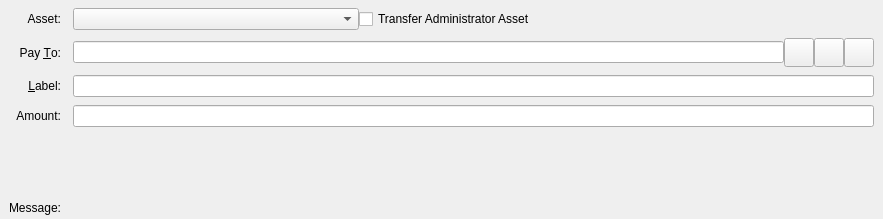
<?xml version="1.0" encoding="UTF-8"?>
<ui version="4.0">
 <class>SendAssetsEntry</class>
 <widget class="QStackedWidget" name="SendAssetsEntry">
  <property name="geometry">
   <rect>
    <x>0</x>
    <y>0</y>
    <width>883</width>
    <height>219</height>
   </rect>
  </property>
  <property name="focusPolicy">
   <enum>Qt::TabFocus</enum>
  </property>
  <property name="autoFillBackground">
   <bool>false</bool>
  </property>
  <property name="currentIndex">
   <number>0</number>
  </property>
  <widget class="QFrame" name="SendCoins">
   <property name="toolTip">
    <string>This is an asset payment</string>
   </property>
   <property name="frameShape">
    <enum>QFrame::NoFrame</enum>
   </property>
   <layout class="QGridLayout" name="gridLayout">
    <property name="topMargin">
     <number>8</number>
    </property>
    <property name="bottomMargin">
     <number>4</number>
    </property>
    <property name="horizontalSpacing">
     <number>12</number>
    </property>
    <property name="verticalSpacing">
     <number>8</number>
    </property>
    <item row="6" column="1">
     <widget class="QLabel" name="assetAmountLabel">
      <property name="text">
       <string/>
      </property>
      <property name="alignment">
       <set>Qt::AlignRight|Qt::AlignTrailing|Qt::AlignVCenter</set>
      </property>
     </widget>
    </item>
    <item row="7" column="1">
     <widget class="QLabel" name="ownershipWarningMessage">
      <property name="text">
       <string/>
      </property>
     </widget>
    </item>
    <item row="1" column="0">
     <widget class="QLabel" name="assetBoxLabel">
      <property name="text">
       <string>Asset:</string>
      </property>
      <property name="alignment">
       <set>Qt::AlignRight|Qt::AlignTrailing|Qt::AlignVCenter</set>
      </property>
     </widget>
    </item>
    <item row="2" column="0">
     <widget class="QLabel" name="payToLabel">
      <property name="text">
       <string>Pay &amp;To:</string>
      </property>
      <property name="alignment">
       <set>Qt::AlignRight|Qt::AlignTrailing|Qt::AlignVCenter</set>
      </property>
      <property name="buddy">
       <cstring>payTo</cstring>
      </property>
     </widget>
    </item>
    <item row="4" column="0">
     <widget class="QLabel" name="amountLabel">
      <property name="text">
       <string>Amount:</string>
      </property>
      <property name="alignment">
       <set>Qt::AlignRight|Qt::AlignTrailing|Qt::AlignVCenter</set>
      </property>
     </widget>
    </item>
    <item row="4" column="1">
     <layout class="QHBoxLayout" name="horizontalLayoutAmount" stretch="0">
      <item>
       <widget class="AssetAmountField" name="payAssetAmount"/>
      </item>
     </layout>
    </item>
    <item row="3" column="0">
     <widget class="QLabel" name="labellLabel">
      <property name="text">
       <string>&amp;Label:</string>
      </property>
      <property name="alignment">
       <set>Qt::AlignRight|Qt::AlignTrailing|Qt::AlignVCenter</set>
      </property>
      <property name="buddy">
       <cstring>addAsLabel</cstring>
      </property>
     </widget>
    </item>
    <item row="9" column="0">
     <widget class="QLabel" name="messageLabel">
      <property name="text">
       <string>Message:</string>
      </property>
      <property name="alignment">
       <set>Qt::AlignRight|Qt::AlignTrailing|Qt::AlignVCenter</set>
      </property>
     </widget>
    </item>
    <item row="1" column="1">
     <layout class="QHBoxLayout" name="horizontalLayout_3">
      <property name="spacing">
       <number>0</number>
      </property>
      <item>
       <widget class="QComboBox" name="assetSelectionBox">
        <property name="minimumContentsLength">
         <number>32</number>
        </property>
       </widget>
      </item>
      <item>
       <widget class="QCheckBox" name="administratorCheckbox">
        <property name="text">
         <string>Transfer Administrator Asset</string>
        </property>
       </widget>
      </item>
      <item>
       <spacer name="horizontalSpacer">
        <property name="orientation">
         <enum>Qt::Horizontal</enum>
        </property>
        <property name="sizeHint" stdset="0">
         <size>
          <width>40</width>
          <height>20</height>
         </size>
        </property>
       </spacer>
      </item>
     </layout>
    </item>
    <item row="2" column="1">
     <layout class="QHBoxLayout" name="payToLayout">
      <property name="spacing">
       <number>0</number>
      </property>
      <item>
       <widget class="QValidatedLineEdit" name="payTo">
        <property name="toolTip">
         <string>The Alphacon address to send the payment to</string>
        </property>
       </widget>
      </item>
      <item>
       <widget class="QToolButton" name="addressBookButton">
        <property name="toolTip">
         <string>Choose previously used address</string>
        </property>
        <property name="text">
         <string/>
        </property>
        <property name="icon">
         <iconset resource="../alphacon.qrc">
          <normaloff>:/icons/address-book</normaloff>:/icons/address-book</iconset>
        </property>
        <property name="iconSize">
         <size>
          <width>22</width>
          <height>22</height>
         </size>
        </property>
        <property name="shortcut">
         <string>Alt+A</string>
        </property>
       </widget>
      </item>
      <item>
       <widget class="QToolButton" name="pasteButton">
        <property name="toolTip">
         <string>Paste address from clipboard</string>
        </property>
        <property name="text">
         <string/>
        </property>
        <property name="icon">
         <iconset resource="../alphacon.qrc">
          <normaloff>:/icons/editpaste</normaloff>:/icons/editpaste</iconset>
        </property>
        <property name="iconSize">
         <size>
          <width>22</width>
          <height>22</height>
         </size>
        </property>
        <property name="shortcut">
         <string>Alt+P</string>
        </property>
       </widget>
      </item>
      <item>
       <widget class="QToolButton" name="deleteButton">
        <property name="toolTip">
         <string>Remove this entry</string>
        </property>
        <property name="text">
         <string/>
        </property>
        <property name="icon">
         <iconset resource="../alphacon.qrc">
          <normaloff>:/icons/remove</normaloff>:/icons/remove</iconset>
        </property>
        <property name="iconSize">
         <size>
          <width>22</width>
          <height>22</height>
         </size>
        </property>
       </widget>
      </item>
     </layout>
    </item>
    <item row="3" column="1">
     <widget class="QLineEdit" name="addAsLabel">
      <property name="toolTip">
       <string>Enter a label for this address to add it to the list of used addresses</string>
      </property>
     </widget>
    </item>
    <item row="8" column="1">
     <widget class="QLabel" name="messageTextLabel">
      <property name="toolTip">
       <string>A message that was attached to the alphacon: URI which will be stored with the transaction for your reference. Note: This message will not be sent over the Alphacon network.</string>
      </property>
      <property name="textFormat">
       <enum>Qt::PlainText</enum>
      </property>
     </widget>
    </item>
   </layout>
  </widget>
  <widget class="QFrame" name="SendCoins_UnauthenticatedPaymentRequest">
   <property name="palette">
    <palette>
     <active>
      <colorrole role="WindowText">
       <brush brushstyle="SolidPattern">
        <color alpha="255">
         <red>0</red>
         <green>0</green>
         <blue>0</blue>
        </color>
       </brush>
      </colorrole>
      <colorrole role="Button">
       <brush brushstyle="SolidPattern">
        <color alpha="255">
         <red>255</red>
         <green>255</green>
         <blue>127</blue>
        </color>
       </brush>
      </colorrole>
      <colorrole role="Light">
       <brush brushstyle="SolidPattern">
        <color alpha="255">
         <red>255</red>
         <green>255</green>
         <blue>255</blue>
        </color>
       </brush>
      </colorrole>
      <colorrole role="Midlight">
       <brush brushstyle="SolidPattern">
        <color alpha="255">
         <red>255</red>
         <green>255</green>
         <blue>191</blue>
        </color>
       </brush>
      </colorrole>
      <colorrole role="Dark">
       <brush brushstyle="SolidPattern">
        <color alpha="255">
         <red>127</red>
         <green>127</green>
         <blue>63</blue>
        </color>
       </brush>
      </colorrole>
      <colorrole role="Mid">
       <brush brushstyle="SolidPattern">
        <color alpha="255">
         <red>170</red>
         <green>170</green>
         <blue>84</blue>
        </color>
       </brush>
      </colorrole>
      <colorrole role="Text">
       <brush brushstyle="SolidPattern">
        <color alpha="255">
         <red>0</red>
         <green>0</green>
         <blue>0</blue>
        </color>
       </brush>
      </colorrole>
      <colorrole role="BrightText">
       <brush brushstyle="SolidPattern">
        <color alpha="255">
         <red>255</red>
         <green>255</green>
         <blue>255</blue>
        </color>
       </brush>
      </colorrole>
      <colorrole role="ButtonText">
       <brush brushstyle="SolidPattern">
        <color alpha="255">
         <red>0</red>
         <green>0</green>
         <blue>0</blue>
        </color>
       </brush>
      </colorrole>
      <colorrole role="Base">
       <brush brushstyle="SolidPattern">
        <color alpha="255">
         <red>255</red>
         <green>255</green>
         <blue>255</blue>
        </color>
       </brush>
      </colorrole>
      <colorrole role="Window">
       <brush brushstyle="SolidPattern">
        <color alpha="255">
         <red>255</red>
         <green>255</green>
         <blue>127</blue>
        </color>
       </brush>
      </colorrole>
      <colorrole role="Shadow">
       <brush brushstyle="SolidPattern">
        <color alpha="255">
         <red>0</red>
         <green>0</green>
         <blue>0</blue>
        </color>
       </brush>
      </colorrole>
      <colorrole role="AlternateBase">
       <brush brushstyle="SolidPattern">
        <color alpha="255">
         <red>255</red>
         <green>255</green>
         <blue>191</blue>
        </color>
       </brush>
      </colorrole>
      <colorrole role="ToolTipBase">
       <brush brushstyle="SolidPattern">
        <color alpha="255">
         <red>255</red>
         <green>255</green>
         <blue>220</blue>
        </color>
       </brush>
      </colorrole>
      <colorrole role="ToolTipText">
       <brush brushstyle="SolidPattern">
        <color alpha="255">
         <red>0</red>
         <green>0</green>
         <blue>0</blue>
        </color>
       </brush>
      </colorrole>
     </active>
     <inactive>
      <colorrole role="WindowText">
       <brush brushstyle="SolidPattern">
        <color alpha="255">
         <red>0</red>
         <green>0</green>
         <blue>0</blue>
        </color>
       </brush>
      </colorrole>
      <colorrole role="Button">
       <brush brushstyle="SolidPattern">
        <color alpha="255">
         <red>255</red>
         <green>255</green>
         <blue>127</blue>
        </color>
       </brush>
      </colorrole>
      <colorrole role="Light">
       <brush brushstyle="SolidPattern">
        <color alpha="255">
         <red>255</red>
         <green>255</green>
         <blue>255</blue>
        </color>
       </brush>
      </colorrole>
      <colorrole role="Midlight">
       <brush brushstyle="SolidPattern">
        <color alpha="255">
         <red>255</red>
         <green>255</green>
         <blue>191</blue>
        </color>
       </brush>
      </colorrole>
      <colorrole role="Dark">
       <brush brushstyle="SolidPattern">
        <color alpha="255">
         <red>127</red>
         <green>127</green>
         <blue>63</blue>
        </color>
       </brush>
      </colorrole>
      <colorrole role="Mid">
       <brush brushstyle="SolidPattern">
        <color alpha="255">
         <red>170</red>
         <green>170</green>
         <blue>84</blue>
        </color>
       </brush>
      </colorrole>
      <colorrole role="Text">
       <brush brushstyle="SolidPattern">
        <color alpha="255">
         <red>0</red>
         <green>0</green>
         <blue>0</blue>
        </color>
       </brush>
      </colorrole>
      <colorrole role="BrightText">
       <brush brushstyle="SolidPattern">
        <color alpha="255">
         <red>255</red>
         <green>255</green>
         <blue>255</blue>
        </color>
       </brush>
      </colorrole>
      <colorrole role="ButtonText">
       <brush brushstyle="SolidPattern">
        <color alpha="255">
         <red>0</red>
         <green>0</green>
         <blue>0</blue>
        </color>
       </brush>
      </colorrole>
      <colorrole role="Base">
       <brush brushstyle="SolidPattern">
        <color alpha="255">
         <red>255</red>
         <green>255</green>
         <blue>255</blue>
        </color>
       </brush>
      </colorrole>
      <colorrole role="Window">
       <brush brushstyle="SolidPattern">
        <color alpha="255">
         <red>255</red>
         <green>255</green>
         <blue>127</blue>
        </color>
       </brush>
      </colorrole>
      <colorrole role="Shadow">
       <brush brushstyle="SolidPattern">
        <color alpha="255">
         <red>0</red>
         <green>0</green>
         <blue>0</blue>
        </color>
       </brush>
      </colorrole>
      <colorrole role="AlternateBase">
       <brush brushstyle="SolidPattern">
        <color alpha="255">
         <red>255</red>
         <green>255</green>
         <blue>191</blue>
        </color>
       </brush>
      </colorrole>
      <colorrole role="ToolTipBase">
       <brush brushstyle="SolidPattern">
        <color alpha="255">
         <red>255</red>
         <green>255</green>
         <blue>220</blue>
        </color>
       </brush>
      </colorrole>
      <colorrole role="ToolTipText">
       <brush brushstyle="SolidPattern">
        <color alpha="255">
         <red>0</red>
         <green>0</green>
         <blue>0</blue>
        </color>
       </brush>
      </colorrole>
     </inactive>
     <disabled>
      <colorrole role="WindowText">
       <brush brushstyle="SolidPattern">
        <color alpha="255">
         <red>127</red>
         <green>127</green>
         <blue>63</blue>
        </color>
       </brush>
      </colorrole>
      <colorrole role="Button">
       <brush brushstyle="SolidPattern">
        <color alpha="255">
         <red>255</red>
         <green>255</green>
         <blue>127</blue>
        </color>
       </brush>
      </colorrole>
      <colorrole role="Light">
       <brush brushstyle="SolidPattern">
        <color alpha="255">
         <red>255</red>
         <green>255</green>
         <blue>255</blue>
        </color>
       </brush>
      </colorrole>
      <colorrole role="Midlight">
       <brush brushstyle="SolidPattern">
        <color alpha="255">
         <red>255</red>
         <green>255</green>
         <blue>191</blue>
        </color>
       </brush>
      </colorrole>
      <colorrole role="Dark">
       <brush brushstyle="SolidPattern">
        <color alpha="255">
         <red>127</red>
         <green>127</green>
         <blue>63</blue>
        </color>
       </brush>
      </colorrole>
      <colorrole role="Mid">
       <brush brushstyle="SolidPattern">
        <color alpha="255">
         <red>170</red>
         <green>170</green>
         <blue>84</blue>
        </color>
       </brush>
      </colorrole>
      <colorrole role="Text">
       <brush brushstyle="SolidPattern">
        <color alpha="255">
         <red>127</red>
         <green>127</green>
         <blue>63</blue>
        </color>
       </brush>
      </colorrole>
      <colorrole role="BrightText">
       <brush brushstyle="SolidPattern">
        <color alpha="255">
         <red>255</red>
         <green>255</green>
         <blue>255</blue>
        </color>
       </brush>
      </colorrole>
      <colorrole role="ButtonText">
       <brush brushstyle="SolidPattern">
        <color alpha="255">
         <red>127</red>
         <green>127</green>
         <blue>63</blue>
        </color>
       </brush>
      </colorrole>
      <colorrole role="Base">
       <brush brushstyle="SolidPattern">
        <color alpha="255">
         <red>255</red>
         <green>255</green>
         <blue>127</blue>
        </color>
       </brush>
      </colorrole>
      <colorrole role="Window">
       <brush brushstyle="SolidPattern">
        <color alpha="255">
         <red>255</red>
         <green>255</green>
         <blue>127</blue>
        </color>
       </brush>
      </colorrole>
      <colorrole role="Shadow">
       <brush brushstyle="SolidPattern">
        <color alpha="255">
         <red>0</red>
         <green>0</green>
         <blue>0</blue>
        </color>
       </brush>
      </colorrole>
      <colorrole role="AlternateBase">
       <brush brushstyle="SolidPattern">
        <color alpha="255">
         <red>255</red>
         <green>255</green>
         <blue>127</blue>
        </color>
       </brush>
      </colorrole>
      <colorrole role="ToolTipBase">
       <brush brushstyle="SolidPattern">
        <color alpha="255">
         <red>255</red>
         <green>255</green>
         <blue>220</blue>
        </color>
       </brush>
      </colorrole>
      <colorrole role="ToolTipText">
       <brush brushstyle="SolidPattern">
        <color alpha="255">
         <red>0</red>
         <green>0</green>
         <blue>0</blue>
        </color>
       </brush>
      </colorrole>
     </disabled>
    </palette>
   </property>
   <property name="toolTip">
    <string>This is an unauthenticated payment request.</string>
   </property>
   <property name="autoFillBackground">
    <bool>true</bool>
   </property>
   <property name="frameShape">
    <enum>QFrame::NoFrame</enum>
   </property>
   <layout class="QGridLayout" name="gridLayout_is">
    <property name="spacing">
     <number>12</number>
    </property>
    <item row="0" column="0">
     <widget class="QLabel" name="payToLabel_is">
      <property name="text">
       <string>Pay To:</string>
      </property>
      <property name="alignment">
       <set>Qt::AlignRight|Qt::AlignTrailing|Qt::AlignVCenter</set>
      </property>
     </widget>
    </item>
    <item row="0" column="1">
     <layout class="QHBoxLayout" name="payToLayout_is">
      <property name="spacing">
       <number>0</number>
      </property>
      <item>
       <widget class="QLabel" name="payTo_is"/>
      </item>
      <item>
       <widget class="QToolButton" name="deleteButton_is">
        <property name="toolTip">
         <string>Remove this entry</string>
        </property>
        <property name="text">
         <string/>
        </property>
        <property name="icon">
         <iconset resource="../alphacon.qrc">
          <normaloff>:/icons/remove</normaloff>:/icons/remove</iconset>
        </property>
       </widget>
      </item>
     </layout>
    </item>
    <item row="1" column="0">
     <widget class="QLabel" name="memoLabel_is">
      <property name="text">
       <string>Memo:</string>
      </property>
      <property name="alignment">
       <set>Qt::AlignRight|Qt::AlignTrailing|Qt::AlignVCenter</set>
      </property>
     </widget>
    </item>
    <item row="1" column="1">
     <widget class="QLabel" name="memoTextLabel_is">
      <property name="textFormat">
       <enum>Qt::PlainText</enum>
      </property>
     </widget>
    </item>
    <item row="2" column="0">
     <widget class="QLabel" name="amountLabel_is">
      <property name="text">
       <string>A&amp;mount:</string>
      </property>
      <property name="alignment">
       <set>Qt::AlignRight|Qt::AlignTrailing|Qt::AlignVCenter</set>
      </property>
      <property name="buddy">
       <cstring>payAmount_is</cstring>
      </property>
     </widget>
    </item>
    <item row="2" column="1">
     <widget class="QLineEdit" name="payAmount_is">
      <property name="acceptDrops">
       <bool>false</bool>
      </property>
     </widget>
    </item>
   </layout>
  </widget>
  <widget class="QFrame" name="SendCoins_AuthenticatedPaymentRequest">
   <property name="palette">
    <palette>
     <active>
      <colorrole role="WindowText">
       <brush brushstyle="SolidPattern">
        <color alpha="255">
         <red>0</red>
         <green>0</green>
         <blue>0</blue>
        </color>
       </brush>
      </colorrole>
      <colorrole role="Button">
       <brush brushstyle="SolidPattern">
        <color alpha="255">
         <red>140</red>
         <green>232</green>
         <blue>119</blue>
        </color>
       </brush>
      </colorrole>
      <colorrole role="Light">
       <brush brushstyle="SolidPattern">
        <color alpha="255">
         <red>230</red>
         <green>255</green>
         <blue>224</blue>
        </color>
       </brush>
      </colorrole>
      <colorrole role="Midlight">
       <brush brushstyle="SolidPattern">
        <color alpha="255">
         <red>185</red>
         <green>243</green>
         <blue>171</blue>
        </color>
       </brush>
      </colorrole>
      <colorrole role="Dark">
       <brush brushstyle="SolidPattern">
        <color alpha="255">
         <red>70</red>
         <green>116</green>
         <blue>59</blue>
        </color>
       </brush>
      </colorrole>
      <colorrole role="Mid">
       <brush brushstyle="SolidPattern">
        <color alpha="255">
         <red>93</red>
         <green>155</green>
         <blue>79</blue>
        </color>
       </brush>
      </colorrole>
      <colorrole role="Text">
       <brush brushstyle="SolidPattern">
        <color alpha="255">
         <red>0</red>
         <green>0</green>
         <blue>0</blue>
        </color>
       </brush>
      </colorrole>
      <colorrole role="BrightText">
       <brush brushstyle="SolidPattern">
        <color alpha="255">
         <red>155</red>
         <green>255</green>
         <blue>147</blue>
        </color>
       </brush>
      </colorrole>
      <colorrole role="ButtonText">
       <brush brushstyle="SolidPattern">
        <color alpha="255">
         <red>0</red>
         <green>0</green>
         <blue>0</blue>
        </color>
       </brush>
      </colorrole>
      <colorrole role="Base">
       <brush brushstyle="SolidPattern">
        <color alpha="255">
         <red>119</red>
         <green>255</green>
         <blue>233</blue>
        </color>
       </brush>
      </colorrole>
      <colorrole role="Window">
       <brush brushstyle="SolidPattern">
        <color alpha="255">
         <red>140</red>
         <green>232</green>
         <blue>119</blue>
        </color>
       </brush>
      </colorrole>
      <colorrole role="Shadow">
       <brush brushstyle="SolidPattern">
        <color alpha="255">
         <red>0</red>
         <green>0</green>
         <blue>0</blue>
        </color>
       </brush>
      </colorrole>
      <colorrole role="AlternateBase">
       <brush brushstyle="SolidPattern">
        <color alpha="255">
         <red>197</red>
         <green>243</green>
         <blue>187</blue>
        </color>
       </brush>
      </colorrole>
      <colorrole role="NoRole">
       <brush brushstyle="SolidPattern">
        <color alpha="255">
         <red>125</red>
         <green>194</green>
         <blue>122</blue>
        </color>
       </brush>
      </colorrole>
      <colorrole role="ToolTipBase">
       <brush brushstyle="SolidPattern">
        <color alpha="255">
         <red>255</red>
         <green>255</green>
         <blue>220</blue>
        </color>
       </brush>
      </colorrole>
      <colorrole role="ToolTipText">
       <brush brushstyle="SolidPattern">
        <color alpha="255">
         <red>0</red>
         <green>0</green>
         <blue>0</blue>
        </color>
       </brush>
      </colorrole>
     </active>
     <inactive>
      <colorrole role="WindowText">
       <brush brushstyle="SolidPattern">
        <color alpha="255">
         <red>0</red>
         <green>0</green>
         <blue>0</blue>
        </color>
       </brush>
      </colorrole>
      <colorrole role="Button">
       <brush brushstyle="SolidPattern">
        <color alpha="255">
         <red>140</red>
         <green>232</green>
         <blue>119</blue>
        </color>
       </brush>
      </colorrole>
      <colorrole role="Light">
       <brush brushstyle="SolidPattern">
        <color alpha="255">
         <red>230</red>
         <green>255</green>
         <blue>224</blue>
        </color>
       </brush>
      </colorrole>
      <colorrole role="Midlight">
       <brush brushstyle="SolidPattern">
        <color alpha="255">
         <red>185</red>
         <green>243</green>
         <blue>171</blue>
        </color>
       </brush>
      </colorrole>
      <colorrole role="Dark">
       <brush brushstyle="SolidPattern">
        <color alpha="255">
         <red>70</red>
         <green>116</green>
         <blue>59</blue>
        </color>
       </brush>
      </colorrole>
      <colorrole role="Mid">
       <brush brushstyle="SolidPattern">
        <color alpha="255">
         <red>93</red>
         <green>155</green>
         <blue>79</blue>
        </color>
       </brush>
      </colorrole>
      <colorrole role="Text">
       <brush brushstyle="SolidPattern">
        <color alpha="255">
         <red>0</red>
         <green>0</green>
         <blue>0</blue>
        </color>
       </brush>
      </colorrole>
      <colorrole role="BrightText">
       <brush brushstyle="SolidPattern">
        <color alpha="255">
         <red>155</red>
         <green>255</green>
         <blue>147</blue>
        </color>
       </brush>
      </colorrole>
      <colorrole role="ButtonText">
       <brush brushstyle="SolidPattern">
        <color alpha="255">
         <red>0</red>
         <green>0</green>
         <blue>0</blue>
        </color>
       </brush>
      </colorrole>
      <colorrole role="Base">
       <brush brushstyle="SolidPattern">
        <color alpha="255">
         <red>119</red>
         <green>255</green>
         <blue>233</blue>
        </color>
       </brush>
      </colorrole>
      <colorrole role="Window">
       <brush brushstyle="SolidPattern">
        <color alpha="255">
         <red>140</red>
         <green>232</green>
         <blue>119</blue>
        </color>
       </brush>
      </colorrole>
      <colorrole role="Shadow">
       <brush brushstyle="SolidPattern">
        <color alpha="255">
         <red>0</red>
         <green>0</green>
         <blue>0</blue>
        </color>
       </brush>
      </colorrole>
      <colorrole role="AlternateBase">
       <brush brushstyle="SolidPattern">
        <color alpha="255">
         <red>197</red>
         <green>243</green>
         <blue>187</blue>
        </color>
       </brush>
      </colorrole>
      <colorrole role="NoRole">
       <brush brushstyle="SolidPattern">
        <color alpha="255">
         <red>125</red>
         <green>194</green>
         <blue>122</blue>
        </color>
       </brush>
      </colorrole>
      <colorrole role="ToolTipBase">
       <brush brushstyle="SolidPattern">
        <color alpha="255">
         <red>255</red>
         <green>255</green>
         <blue>220</blue>
        </color>
       </brush>
      </colorrole>
      <colorrole role="ToolTipText">
       <brush brushstyle="SolidPattern">
        <color alpha="255">
         <red>0</red>
         <green>0</green>
         <blue>0</blue>
        </color>
       </brush>
      </colorrole>
     </inactive>
     <disabled>
      <colorrole role="WindowText">
       <brush brushstyle="SolidPattern">
        <color alpha="255">
         <red>70</red>
         <green>116</green>
         <blue>59</blue>
        </color>
       </brush>
      </colorrole>
      <colorrole role="Button">
       <brush brushstyle="SolidPattern">
        <color alpha="255">
         <red>140</red>
         <green>232</green>
         <blue>119</blue>
        </color>
       </brush>
      </colorrole>
      <colorrole role="Light">
       <brush brushstyle="SolidPattern">
        <color alpha="255">
         <red>230</red>
         <green>255</green>
         <blue>224</blue>
        </color>
       </brush>
      </colorrole>
      <colorrole role="Midlight">
       <brush brushstyle="SolidPattern">
        <color alpha="255">
         <red>185</red>
         <green>243</green>
         <blue>171</blue>
        </color>
       </brush>
      </colorrole>
      <colorrole role="Dark">
       <brush brushstyle="SolidPattern">
        <color alpha="255">
         <red>70</red>
         <green>116</green>
         <blue>59</blue>
        </color>
       </brush>
      </colorrole>
      <colorrole role="Mid">
       <brush brushstyle="SolidPattern">
        <color alpha="255">
         <red>93</red>
         <green>155</green>
         <blue>79</blue>
        </color>
       </brush>
      </colorrole>
      <colorrole role="Text">
       <brush brushstyle="SolidPattern">
        <color alpha="255">
         <red>70</red>
         <green>116</green>
         <blue>59</blue>
        </color>
       </brush>
      </colorrole>
      <colorrole role="BrightText">
       <brush brushstyle="SolidPattern">
        <color alpha="255">
         <red>155</red>
         <green>255</green>
         <blue>147</blue>
        </color>
       </brush>
      </colorrole>
      <colorrole role="ButtonText">
       <brush brushstyle="SolidPattern">
        <color alpha="255">
         <red>70</red>
         <green>116</green>
         <blue>59</blue>
        </color>
       </brush>
      </colorrole>
      <colorrole role="Base">
       <brush brushstyle="SolidPattern">
        <color alpha="255">
         <red>140</red>
         <green>232</green>
         <blue>119</blue>
        </color>
       </brush>
      </colorrole>
      <colorrole role="Window">
       <brush brushstyle="SolidPattern">
        <color alpha="255">
         <red>140</red>
         <green>232</green>
         <blue>119</blue>
        </color>
       </brush>
      </colorrole>
      <colorrole role="Shadow">
       <brush brushstyle="SolidPattern">
        <color alpha="255">
         <red>0</red>
         <green>0</green>
         <blue>0</blue>
        </color>
       </brush>
      </colorrole>
      <colorrole role="AlternateBase">
       <brush brushstyle="SolidPattern">
        <color alpha="255">
         <red>140</red>
         <green>232</green>
         <blue>119</blue>
        </color>
       </brush>
      </colorrole>
      <colorrole role="NoRole">
       <brush brushstyle="SolidPattern">
        <color alpha="255">
         <red>125</red>
         <green>194</green>
         <blue>122</blue>
        </color>
       </brush>
      </colorrole>
      <colorrole role="ToolTipBase">
       <brush brushstyle="SolidPattern">
        <color alpha="255">
         <red>255</red>
         <green>255</green>
         <blue>220</blue>
        </color>
       </brush>
      </colorrole>
      <colorrole role="ToolTipText">
       <brush brushstyle="SolidPattern">
        <color alpha="255">
         <red>0</red>
         <green>0</green>
         <blue>0</blue>
        </color>
       </brush>
      </colorrole>
     </disabled>
    </palette>
   </property>
   <property name="toolTip">
    <string>This is an authenticated payment request.</string>
   </property>
   <property name="autoFillBackground">
    <bool>true</bool>
   </property>
   <property name="frameShape">
    <enum>QFrame::NoFrame</enum>
   </property>
   <layout class="QGridLayout" name="gridLayout_s">
    <property name="spacing">
     <number>12</number>
    </property>
    <item row="0" column="0">
     <widget class="QLabel" name="payToLabel_s">
      <property name="text">
       <string>Pay To:</string>
      </property>
      <property name="alignment">
       <set>Qt::AlignRight|Qt::AlignTrailing|Qt::AlignVCenter</set>
      </property>
     </widget>
    </item>
    <item row="0" column="1">
     <layout class="QHBoxLayout" name="payToLayout_s">
      <property name="spacing">
       <number>0</number>
      </property>
      <item>
       <widget class="QLabel" name="payTo_s">
        <property name="textFormat">
         <enum>Qt::PlainText</enum>
        </property>
       </widget>
      </item>
      <item>
       <widget class="QToolButton" name="deleteButton_s">
        <property name="toolTip">
         <string>Remove this entry</string>
        </property>
        <property name="text">
         <string/>
        </property>
        <property name="icon">
         <iconset resource="../alphacon.qrc">
          <normaloff>:/icons/remove</normaloff>:/icons/remove</iconset>
        </property>
       </widget>
      </item>
     </layout>
    </item>
    <item row="1" column="0">
     <widget class="QLabel" name="memoLabel_s">
      <property name="text">
       <string>Memo:</string>
      </property>
      <property name="alignment">
       <set>Qt::AlignRight|Qt::AlignTrailing|Qt::AlignVCenter</set>
      </property>
     </widget>
    </item>
    <item row="1" column="1">
     <widget class="QLabel" name="memoTextLabel_s">
      <property name="textFormat">
       <enum>Qt::PlainText</enum>
      </property>
     </widget>
    </item>
    <item row="2" column="0">
     <widget class="QLabel" name="amountLabel_s">
      <property name="text">
       <string>A&amp;mount:</string>
      </property>
      <property name="alignment">
       <set>Qt::AlignRight|Qt::AlignTrailing|Qt::AlignVCenter</set>
      </property>
      <property name="buddy">
       <cstring>payAmount_s</cstring>
      </property>
     </widget>
    </item>
    <item row="2" column="1">
     <widget class="AlphaconAmountField" name="payAmount_s">
      <property name="acceptDrops">
       <bool>false</bool>
      </property>
     </widget>
    </item>
   </layout>
  </widget>
 </widget>
 <customwidgets>
  <customwidget>
   <class>QValidatedLineEdit</class>
   <extends>QLineEdit</extends>
   <header>qvalidatedlineedit.h</header>
  </customwidget>
  <customwidget>
   <class>AlphaconAmountField</class>
   <extends>QLineEdit</extends>
   <header>alphaconamountfield.h</header>
   <container>1</container>
  </customwidget>
  <customwidget>
   <class>AssetAmountField</class>
   <extends>QLineEdit</extends>
   <header location="global">alphaconamountfield.h</header>
  </customwidget>
 </customwidgets>
 <tabstops>
  <tabstop>payTo</tabstop>
  <tabstop>addressBookButton</tabstop>
  <tabstop>pasteButton</tabstop>
  <tabstop>deleteButton</tabstop>
  <tabstop>addAsLabel</tabstop>
  <tabstop>payAmount_is</tabstop>
  <tabstop>deleteButton_is</tabstop>
  <tabstop>payAmount_s</tabstop>
  <tabstop>deleteButton_s</tabstop>
 </tabstops>
 <resources>
  <include location="../alphacon.qrc"/>
 </resources>
 <connections/>
</ui>
